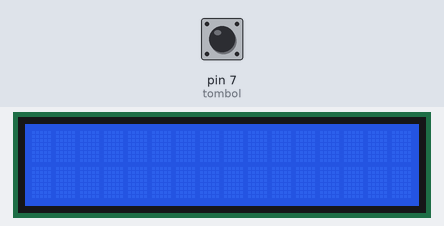
A sketch run on a simulated Arduino Uno, built with avr-gcc and run on an emulated ATmega328P. Parts: 16×2 character LCD. The test bench sets the inputs (shaded band); at power-on: pin 7 (tombol) LOW.

Above: at 1.2 s.
1.3 s: pin 7 (tombol) pulled HIGH for 0.15 s
At 2.4 s:
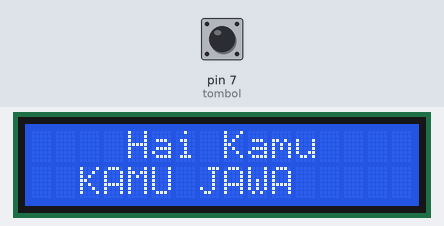
4.4 s: pin 7 (tombol) pulled HIGH for 1 s
At 4.8 s:
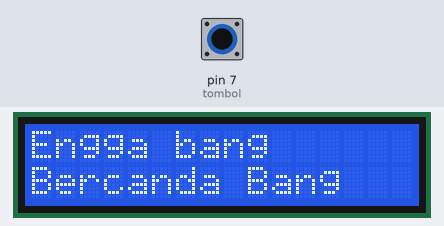
7.9 s: pin 7 (tombol) pulled HIGH for 3.2 s
At 12.3 s:
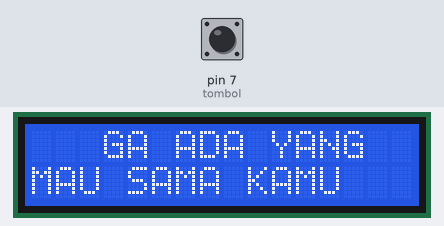
Timing chart, 0 to 13.8 s (numbered marks = the images above; inputs shaded):
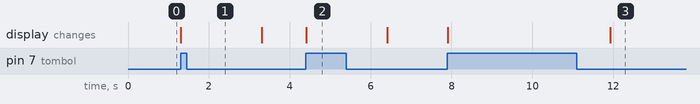

Measured:
- after the input at 1.3 s, the display: changes at once (image 1)
- after the input at 4.4 s, the display: changes at once (image 2)
- after the input at 7.9 s, the display: first changes at once (image 3 shows a later state)

The sketch:

LCDTOMBOL.ino
```cpp
#include <LiquidCrystal.h>
#define tombol 7
bool baca = LOW;
const int rs = 12, en = 11, d4 = 5, d5 = 4, d6 = 3, d7 = 2;
LiquidCrystal lcd(rs, en, d4, d5, d6, d7);
int onop = 1;

void setup()
{
  pinMode(tombol, INPUT);
  lcd.begin(16, 2);

}

void loop()
{
  while (onop == 1) {
    baca = digitalRead(tombol);
    if (baca == HIGH)  {
      while (baca == HIGH) {
        lcd.clear();                 // clear display
        lcd.setCursor(4, 0);         // move cursor to   (0, 0)
        lcd.print("Hai Kamu");        // print message at (0, 0)
        lcd.setCursor(2, 1);         // move cursor to   (2, 1)
        lcd.print("KAMU JAWA");     // print message at (2, 1)
        delay(2000);                 // display the above for two seconds

        lcd.clear();                  // clear display
        lcd.setCursor(3, 0);          // move cursor to   (3, 0)
        lcd.print("GA ADA YANG");        // print message at (3, 0)
        lcd.setCursor(0, 1);          // move cursor to   (0, 1)
        lcd.print("MAU SAMA KAMU"); // print message at (0, 1)
        //delay(2000);                  // display the above for two seconds
        baca = digitalRead(tombol);
      }
      onop = 2;
    }
  }


   while (onop == 2) {
    baca = digitalRead(tombol);
    if (baca == HIGH)  {
      while (baca == HIGH) {
        lcd.clear();                 // clear display
        lcd.setCursor(0, 0);         // move cursor to   (0, 0)
        lcd.print("Engga bang");        // print message at (0, 0)
        lcd.setCursor(0, 1);         // move cursor to   (2, 1)
        lcd.print("Bercanda Bang");     // print message at (2, 1)
        delay(2000);                 // display the above for two seconds

        lcd.clear();                  // clear display
        lcd.setCursor(0, 0);          // move cursor to   (3, 0)
        lcd.print("Orang Jawa");        // print message at (3, 0)
        lcd.setCursor(0, 1);          // move cursor to   (0, 1)
        lcd.print("Keren kok hehe:D"); // print message at (0, 1)
        //delay(2000);                  // display the above for two seconds
        baca = digitalRead(tombol);

      }
      onop = 1;
    }
  }
}
```
